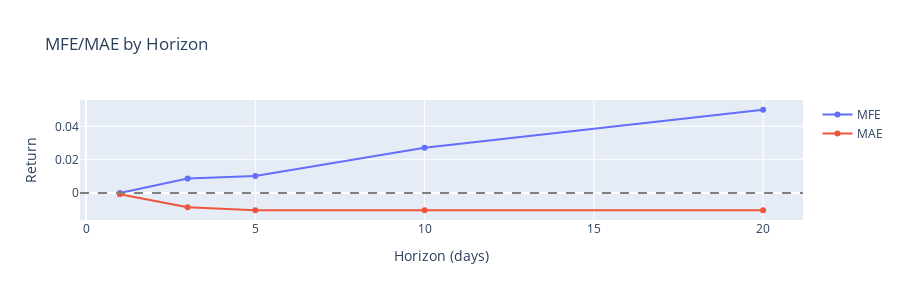

Notebook cell for this chart:
### Code cell
# === 7E: Plotly Evidence Panels ===

if 'ev_outcomes' in globals() and not ev_outcomes.empty:
    print("\n--- Generating Evidence Panels ---")
    
    # Panel 1: Net-R histogram with medians per horizon
    fig1 = make_subplots(
        rows=1, cols=len(HORIZONS),
        subplot_titles=[f'H={H}d' for H in HORIZONS],
        horizontal_spacing=0.1
    )
    
    for idx, H in enumerate(HORIZONS, 1):
        if H in ev_outcomes['H'].values and 'r_net' in ev_outcomes.columns:
            vals = ev_outcomes.loc[ev_outcomes['H'] == H, 'r_net'].dropna().values
            if len(vals) > 0:
                median = np.median(vals)
                fig1.add_trace(
                    go.Histogram(x=vals, nbinsx=15, name=f'H={H}d', showlegend=False),
                    row=1, col=idx
                )
                fig1.add_vline(x=median, line_dash="dash", line_color="red", row=1, col=idx)
    
    fig1.update_layout(title="Net Returns Distribution by Horizon", height=400)
    fig1.show()
    
    # Panel 2: MFE/MAE sparkline
    if 'mfe' in ev_outcomes.columns and 'mae' in ev_outcomes.columns:
        mfe_mae_data = []
        for H in HORIZONS:
            if H in ev_outcomes['H'].values:
                h_data = ev_outcomes[ev_outcomes['H'] == H]
                mfe_mae_data.append({
                    'H': H,
                    'MFE_median': np.median(h_data['mfe']),
                    'MAE_median': np.median(h_data['mae'])
                })
        
        if mfe_mae_data:
            mfe_mae_df = pd.DataFrame(mfe_mae_data)
            fig2 = go.Figure()
            fig2.add_trace(go.Scatter(x=mfe_mae_df['H'], y=mfe_mae_df['MFE_median'], name='MFE', mode='lines+markers'))
            fig2.add_trace(go.Scatter(x=mfe_mae_df['H'], y=mfe_mae_df['MAE_median'], name='MAE', mode='lines+markers'))
            fig2.add_hline(y=0, line_dash="dash", line_color="gray")
            fig2.update_layout(title="MFE/MAE by Horizon", xaxis_title="Horizon (days)", yaxis_title="Return", height=300)
            fig2.show()
    
    # Save panels
    artifacts_dir = Path("artifacts")
    artifacts_dir.mkdir(exist_ok=True)
    fig1.write_html(str(artifacts_dir / "evidence_panels.html"))
    print("✅ Evidence panels saved to artifacts/")
else:
    print("\nSkipping evidence panels (no forward outcomes)")

### Figure 1 — Plotly figure (JSON) as saved in the notebook; plotly's stock layout.template omitted (floating-point values rounded to 4 significant figures)
{"data": [{"mode": "lines+markers", "name": "MFE", "type": "scatter", "x": [1, 3, 5, 10, 20], "y": [0.0, 0.008637, 0.01014, 0.02709, 0.04995]}, {"mode": "lines+markers", "name": "MAE", "type": "scatter", "x": [1, 3, 5, 10, 20], "y": [-0.0007595, -0.008584, -0.01037, -0.01037, -0.01037]}], "layout": {"height": 300, "shapes": [{"line": {"color": "gray", "dash": "dash"}, "type": "line", "x0": 0, "x1": 1, "xref": "x domain", "y0": 0, "y1": 0, "yref": "y"}], "title": {"text": "MFE/MAE by Horizon"}, "xaxis": {"title": {"text": "Horizon (days)"}}, "yaxis": {"title": {"text": "Return"}}}}
